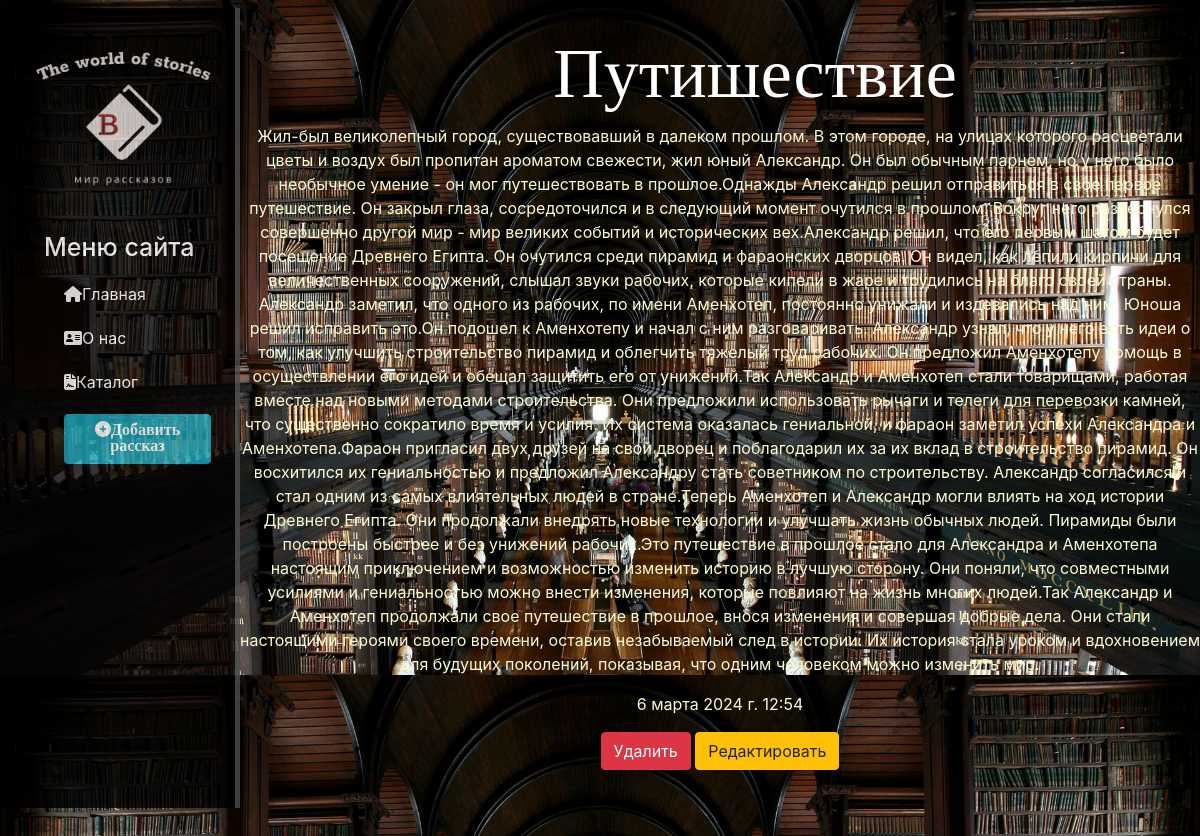
The app's page /catalog/1 with its own data.
### my_catalog/models.py (models this page shows, shortened)
class Story(models.Model):
    title = models.CharField('Название', max_length=250)
    summary = models.CharField('Краткое описание', max_length=250, blank=True)
    content = models.TextField('Текст')
    date_publisher = models.DateTimeField('Дата публикации', auto_now=True)
    publisher = models.BooleanField('Публикация', default=True)
    class Meta:
        verbose_name = 'История'
        verbose_name_plural = 'Истории'

### my_catalog/views.py (the view)
# urls.py: path('<int:pk>', views.StoryDetailView.as_view(), name='story-detail'),
class StoryDetailView(DetailView):
    model = Story
    template_name = 'my_catalog/detailview.html'
    context_object_name = 'post'

### my_catalog/templates/my_catalog/detailview.html (shortened to what this page needs)
{% extends 'my_blog/layout.html' %}
{% block content %}
    <div class="features">
        <h1 class="title">{{ post.title }}</h1>
        <p class="content">{{ post.content }}</p>
        <p class="datetime">{{ post.date_publisher }}</p>
        <a href="{% url 'story-delete' post.id %}" class="btn btn-danger">Удалить</a>
        <a href="{% url 'story-update' post.id %}" class="btn btn-warning">Редактировать</a>
    </div>
{% endblock %}

### my_blog/static/my_blog/css/index.css (style rules this page uses)
body { background-color: #4d4d4d; background-image: url('/static/d2c8e870c782a15a8f3a282fd586fd8c.jpeg'); background-size: 100%; background-repeat: repeat; }
main .features { float: left; margin: 2% auto 20% 20%; color: lightgoldenrodyellow; text-align: center; width: 80%; }
.title { font-family: Constantia; }
main .features .title { font-size: 70px; margin-left: 70px; color: white; }

### records on screen
Story: title "Путишествие", content "Жил-был великолепный город, существовавший в далеком прошлом. В этом городе, на улицах которого расцветали цветы и воздух был пропитан ароматом свежести, жил юный Александр. Он был обычным парнем, но у него было необычное умение - он мог путешествовать в прошлое.Однажды Александр решил отправиться в свое первое путешествие. Он закрыл глаза, сосредоточился и в следующий момент очутился в прошлом. Вокруг него развернулся совершенно другой мир - мир великих событий и исторических вех.Александр решил, что его первым шагом будет посещение Древнего Египта. Он очутился среди пирамид и фараонских дворцов. Он видел, как лепили кирпичи для величественных сооружений, слышал звуки рабочих, которые…", date_publisher "6 марта 2024 г. 12:54"
